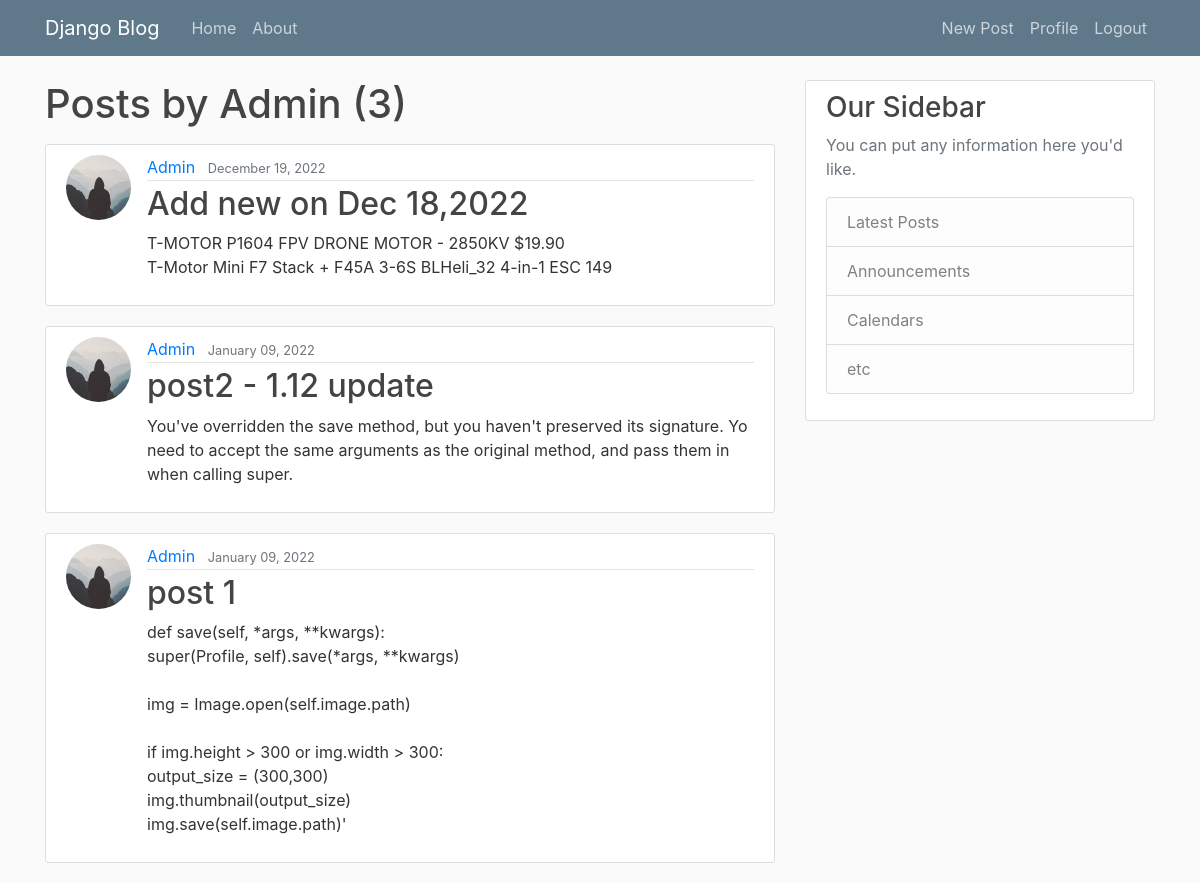
Page /user/Admin (signed in) on the committed database.
### blog/models.py (models this page shows, shortened)
class Post(models.Model):
    title = models.CharField(max_length=100)
    content = models.TextField()
    date_posted = models.DateTimeField(default=timezone.now)
    author = models.ForeignKey(User, on_delete=models.CASCADE)

### users/models.py (models this page shows, shortened)
class Profile(models.Model):
    user = models.OneToOneField(User, on_delete=models.CASCADE)
    image = models.ImageField(default='default.jpg', upload_to='profile_pics')
    def save(self, *args, **kwargs):
        super(Profile, self).save(*args, **kwargs)
        img = Image.open(self.image.path)
        if img.height > 300 or img.width > 300:
            output_size = (300,300)
            img.thumbnail(output_size)
            img.save(self.image.path)
    '''
    def save(self):
        super().save()

        img = Image.open(self.image.path)

        if img.height > 300 or img.width > 300:
            output_size = (300, 300)
            img.thumbnail(output_size)
            img.save(self.image.path)
    '''

### blog/views.py (the view)
# urls.py: path('user/<str:username>', UserPostListView.as_view(), name='user-posts'),
class UserPostListView(ListView):
    model = Post
    template_name = 'blog/user_posts.html'  # <app>/<model>_<viewtype>.html
    context_object_name = 'posts'
    paginate_by = 5
    def get_queryset(self):
        user = get_object_or_404(User, username=self.kwargs.get('username'))
        return Post.objects.filter(author=user).order_by('-date_posted')

### blog/templates/blog/user_posts.html (shortened to what this page needs)
{% extends "blog/base.html" %}
{% block content %}
    <h1 class="mb-3">Posts by {{ view.kwargs.username }} ({{ page_obj.paginator.count }})</h1>
    {% for post in posts %}
        <article class="media content-section">
          <img class="rounded-circle article-img" src="{{ post.author.profile.image.url }}">
          <div class="media-body">
            <div class="article-metadata">
              <a class="mr-2" href="{% url 'user-posts' post.author.username %}">{{ post.author }}</a>
              <small class="text-muted">{{ post.date_posted|date:"F d, Y" }}</small>
            </div>
            <h2><a class="article-title" href="{% url 'post-detail' post.id %}">{{ post.title }}</a></h2>
            <p class="article-content">{{ post.content }}</p>
          </div>
        </article>
    {% endfor %}
{% endblock content %}

### blog/static/blog/main.css (style rules this page uses)
body { background: #fafafa; color: #333333; margin-top: 5rem; }
h1, h2, h3, h4, h5, h6 { color: #444444; }
.content-section { background: #ffffff; padding: 10px 20px; border: 1px solid #dddddd; border-radius: 3px; margin-bottom: 20px; }
.article-title { color: #444444; }
.article-content { white-space: pre-line; }
.article-img { height: 65px; width: 65px; margin-right: 16px; }
.article-metadata { padding-bottom: 1px; margin-bottom: 4px; border-bottom: 1px solid #e3e3e3 }

### rows in the picture
Post: author.profile.image (placeholder picture), author "Admin", date_posted "December 19, 2022", title "Add new on Dec 18,2022", content "T-MOTOR P1604 FPV DRONE MOTOR - 2850KV $19.90 T-Motor Mini F7 Stack + F45A 3-6S BLHeli_32 4-in-1 ESC 149"
Post: author.profile.image (placeholder picture), author "Admin", date_posted "January 09, 2022", title "post2 - 1.12 update", content "You've overridden the save method, but you haven't preserved its signature. Yo need to accept the same arguments as the original method, and pass them in when calling super."
Post: author.profile.image (placeholder picture), author "Admin", date_posted "January 09, 2022", title "post 1", content "def save(self, *args, **kwargs): super(Profile, self).save(*args, **kwargs) img = Image.open(self.image.path) if img.height > 300 or img.width > 300: output_size = (300,300) img.thumbnail(output_size) img.save(self.image.path)'"

### other values in the picture
{{ view.kwargs.username }} "Admin"
{{ page_obj.paginator.count }} "3"
